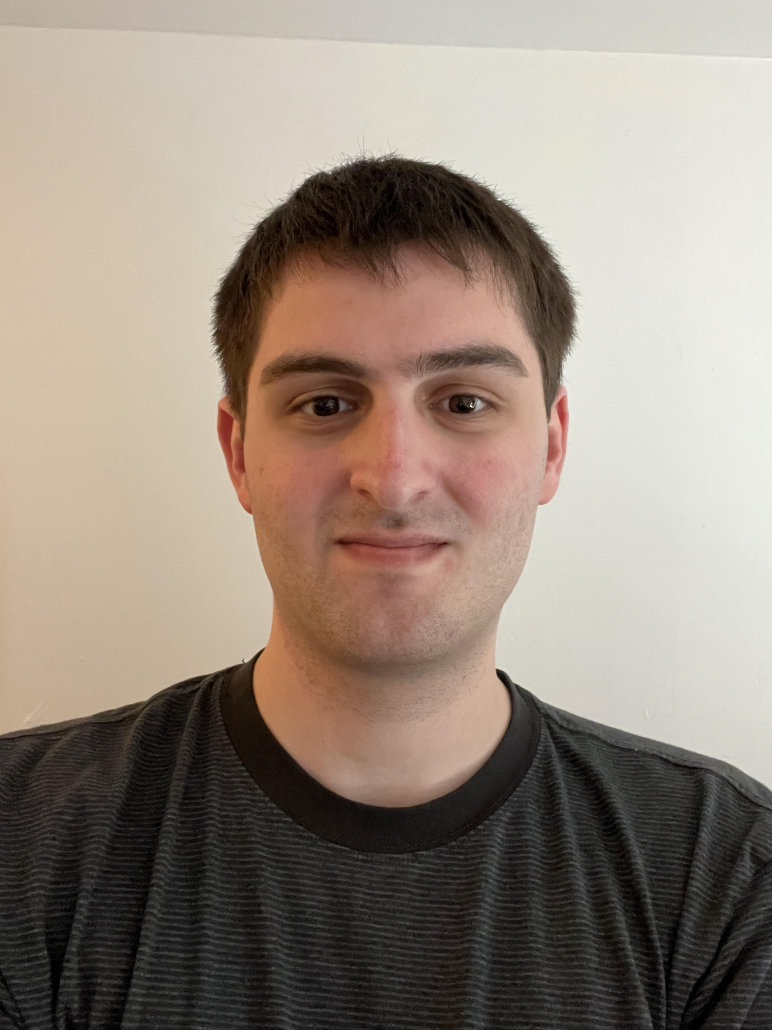
#> input picture Fall_2023/Project1/Part2/Project 1 Part 2 Download Sep 29, 2023 943 AM/258024-1939611 - Scott Klein - Sep 25, 2023 742 PM/Klein_Scott/face.jpeg, 2316 x 3088 px (shown at 1/3 size)
$ jupyter execute Project1_Part2.ipynb
#> lines starting #> are read from the running program, lines starting #| are printed output that depends on the picture; after the words box and inside, x2 and y2 are one past the last pixel; in counts of white or black regions, pixels touching at a corner belong together
[cell 1]
#import image

import cv2
import numpy as np
import matplotlib.pyplot as plt


img = cv2.imread('face.jpeg', 1)
#> img is the input picture: shape (3088, 2316, 3); mean B, G, R 125, 136.7, 149.7
img = cv2.cvtColor(img, cv2.COLOR_BGR2RGB)

plt.imshow(img)

[cell 2]
#create color histogram

#red
hist = cv2.calcHist([img],[0],None,[256],[0,255])
#> hist = 256 values, max 172969 at index 211, min 0 at index 255, mean 27936.6
plt.plot(hist, color='red')
plt.xlim([0,256])

#green
hist = cv2.calcHist([img],[1],None,[256],[0,255])
#> hist = 256 values, max 108486 at index 194, min 0 at index 255, mean 27936.7
plt.plot(hist, color='green')
plt.xlim([0,256])

#blue
hist = cv2.calcHist([img],[2],None,[256],[0,255])
#> hist = 256 values, max 80396 at index 222, min 0 at index 255, mean 27936.7
plt.plot(hist, color='blue')

plt.xlim([0,255])
plt.show()
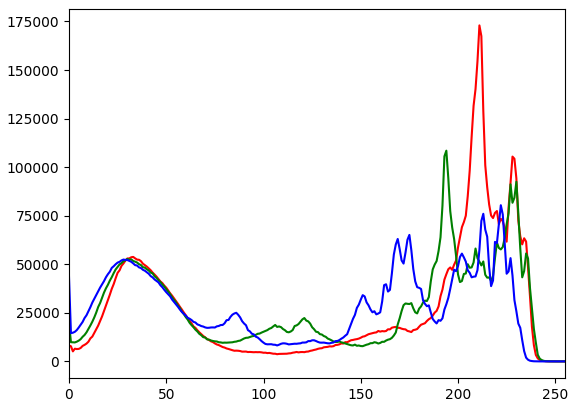
#> figure drawn by matplotlib, 1 panel; curve peaks at x = 211, y = 172969; curve peaks at x = 194, y = 108486; curve peaks at x = 222, y = 80396

[cell 3]
#contrast histogram

plt.plot(hist, color='blue')
plt.xlim([0,255])
plt.show()
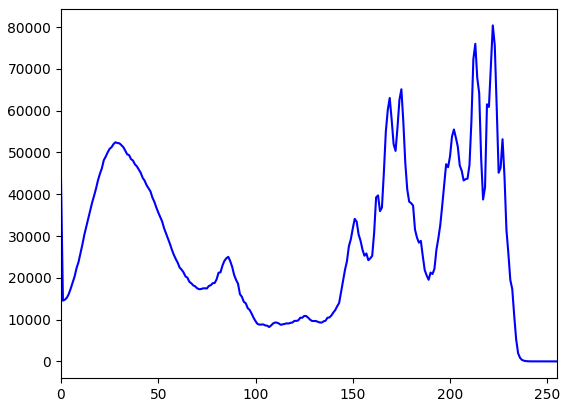
#> figure drawn by matplotlib, 1 panel; curve peaks at x = 222, y = 80396

[cell 4]
#adjust brightness and contrast


#method for adjusting contrast (method from brightness/contrast module)
def adjust_brightness_contrast(image_array, alpha, beta):
    # Convert to floating point to avoid overflow and underflow
    temp = image_array.astype('float32')

    # Adjust contrast
    temp *= alpha

    # Adjust brightness
    temp += beta

    # Clip values to be in the range [0, 255]
    temp = np.clip(temp, 0, 255)

    return temp.astype('uint8')

[cell 5]
#create mask of face

#create rectangle for masking
#rectangle = cv2.rectangle(img, (750,700), (1600,1900), (0,0,255), 3)

#plt.imshow(rectangle) #used to check rectangle dimensions

#black out rest of image
imgMasked = img[700:1900, 750:1600]
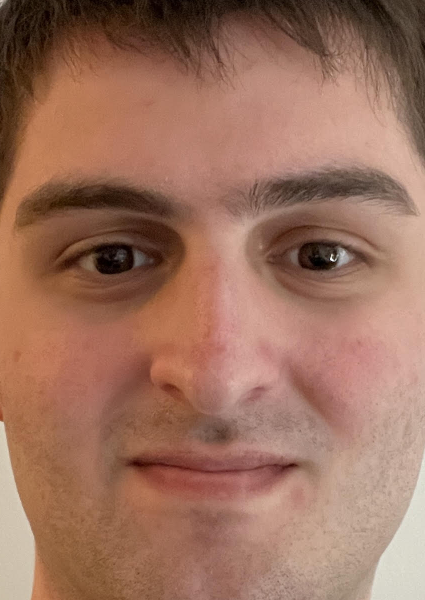
#> imgMasked: shape (1200, 850, 3) (shown at 1/2 size); mean R, G, B 156.4, 112.7, 93.8
plt.imshow(imgMasked)

[cell 6]
mask = np.zeros(img.shape[:2], np.uint8)
mask[700:1900, 750:1600] = 255

fullMask = cv2.bitwise_and(img, img, mask=mask)
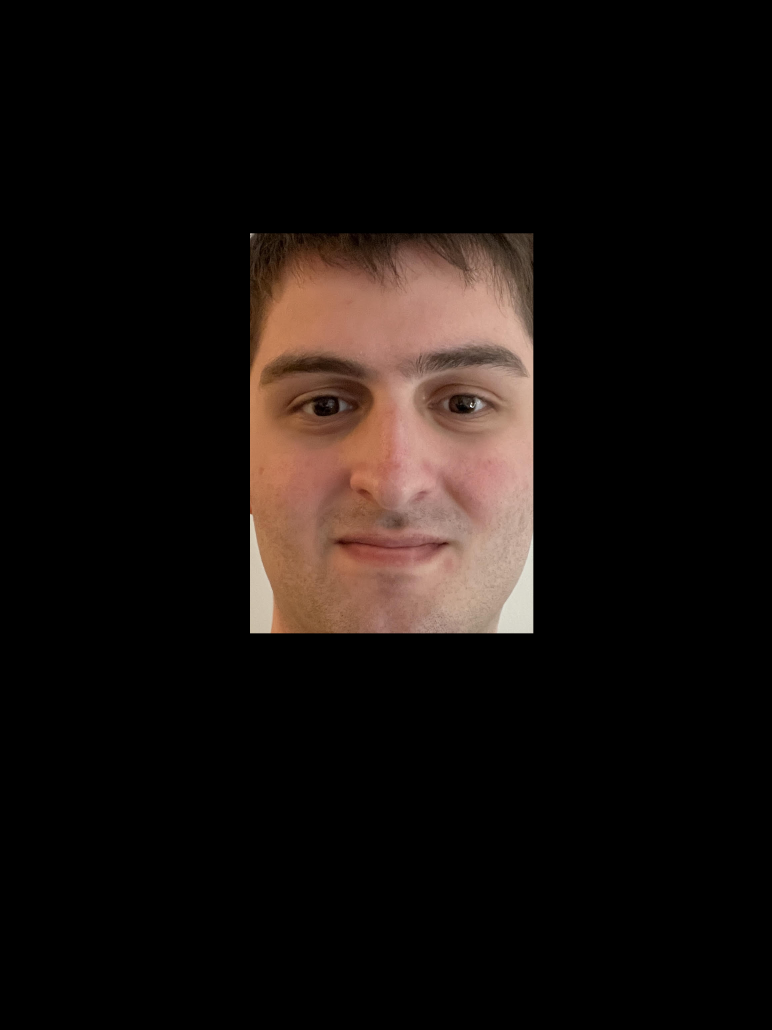
#> fullMask: shape (3088, 2316, 3) (shown at 1/3 size); mean R, G, B 22.3, 16.1, 13.4
plt.imshow(fullMask)

[cell 7]
#histogram of masked image

# Create a histogram of HSV values.
img = cv2.cvtColor(img, cv2.COLOR_RGB2HSV)
#> img: shape (3088, 2316, 3); mean H, S, V 21, 48.4, 149.8


# Hue
hist = cv2.calcHist([img],[0],mask,[256],[0,255])
#> hist = 256 values, max 155084 at index 8, min 0 at index 29, mean 3984.4
# Add histogram to the plot.
plt.plot(hist, color='red')
# Limit the plot range on the x-axis to 256 values.
plt.xlim([0,255])

# Saturation
hist = cv2.calcHist([img],[1],mask,[256],[0,255])
#> hist = 256 values, max 16705 at index 138, min 0 at index 252, mean 3966.2
# Add histogram to the plot.
plt.plot(hist, color='green')
# Limit the plot range on the x-axis to 256 values.
plt.xlim([0,255])

# Value
hist = cv2.calcHist([img],[2],mask,[256],[0,255])
#> hist = 256 values, max 15801 at index 185, min 0 at index 240, mean 3984.3
# Add histogram to the plot.
plt.plot(hist, color='blue')
# Limit the plot range on the x-axis to 256 values.
plt.xlim([0,255])

# Add a legend
plt.legend(('hue','saturation','value'), loc = 'upper left')

# Plot a histogram.
plt.show()
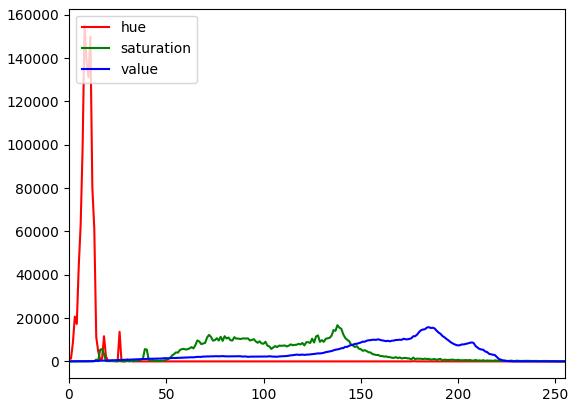
#> figure drawn by matplotlib, 1 panel; curve peaks at x = 8, y = 155084; curve peaks at x = 138, y = 16705; curve peaks at x = 185, y = 15801

[cell 8]
# cv2.inRange()

min_hsv = np.uint8([0,50,100])
max_hsv = np.uint8([25,175,225])

mask = cv2.inRange(img,min_hsv,max_hsv)
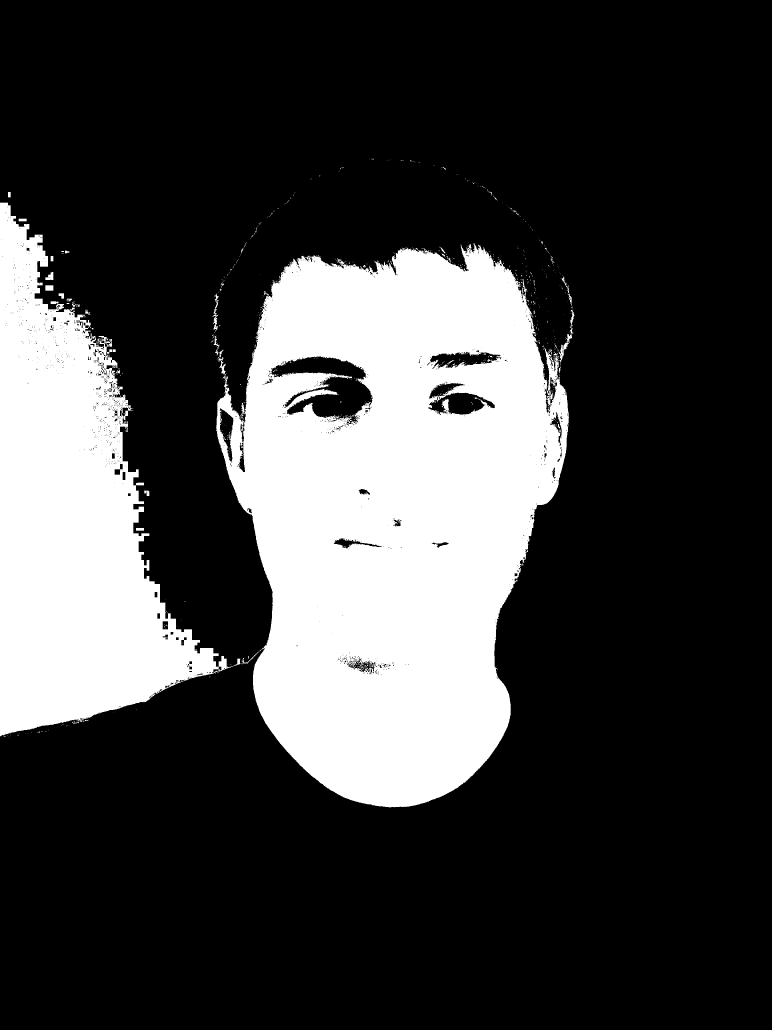
#> mask: shape (3088, 2316) (shown at 1/3 size); 25% white; 792 white regions (734 under 20 px), largest, box (x1, y1, x2, y2) and area: (0, 608, 1707, 2422) 1778425, (1675, 929, 1723, 1086) 1101, (637, 880, 656, 999) 632
plt.imshow(mask, cmap="gray")

[cell 9]
img_masked = cv2.bitwise_and(img,img,mask=mask)
#> img_masked: shape (3088, 2316, 3); mean H, S, V 2.9, 21.8, 44.7

img_masked = cv2.cvtColor(img_masked, cv2.COLOR_HSV2RGB)
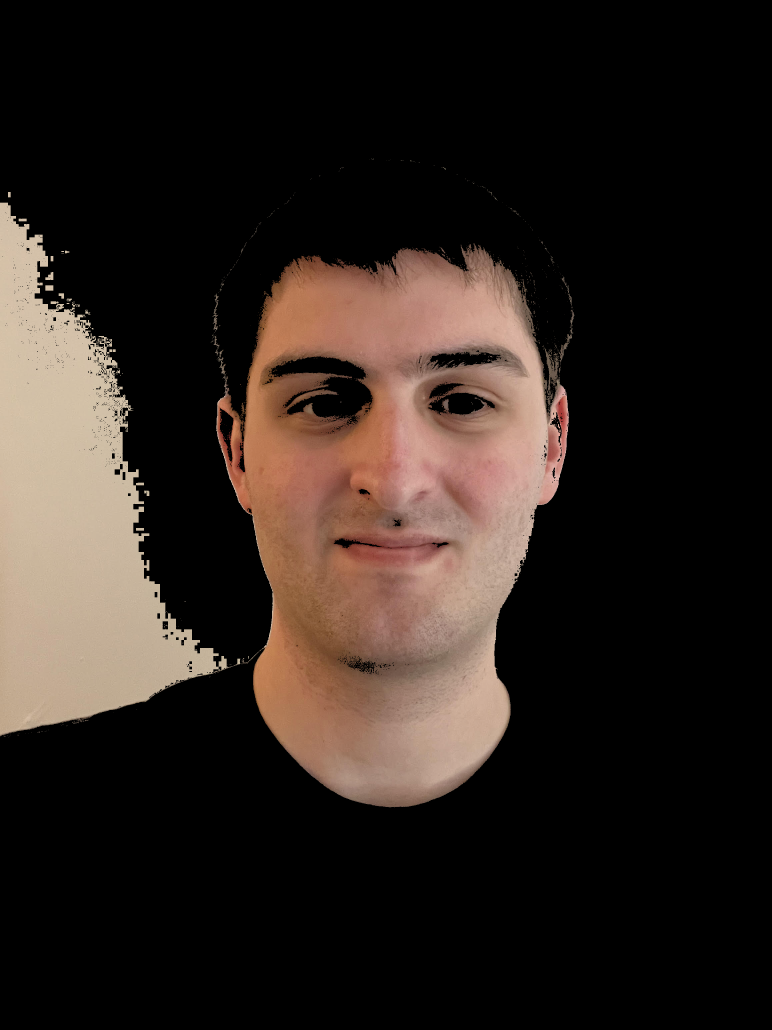
#> img_masked: shape (3088, 2316, 3) (shown at 1/3 size); mean R, G, B 44.7, 35.2, 29.9

plt.imshow(img_masked)
